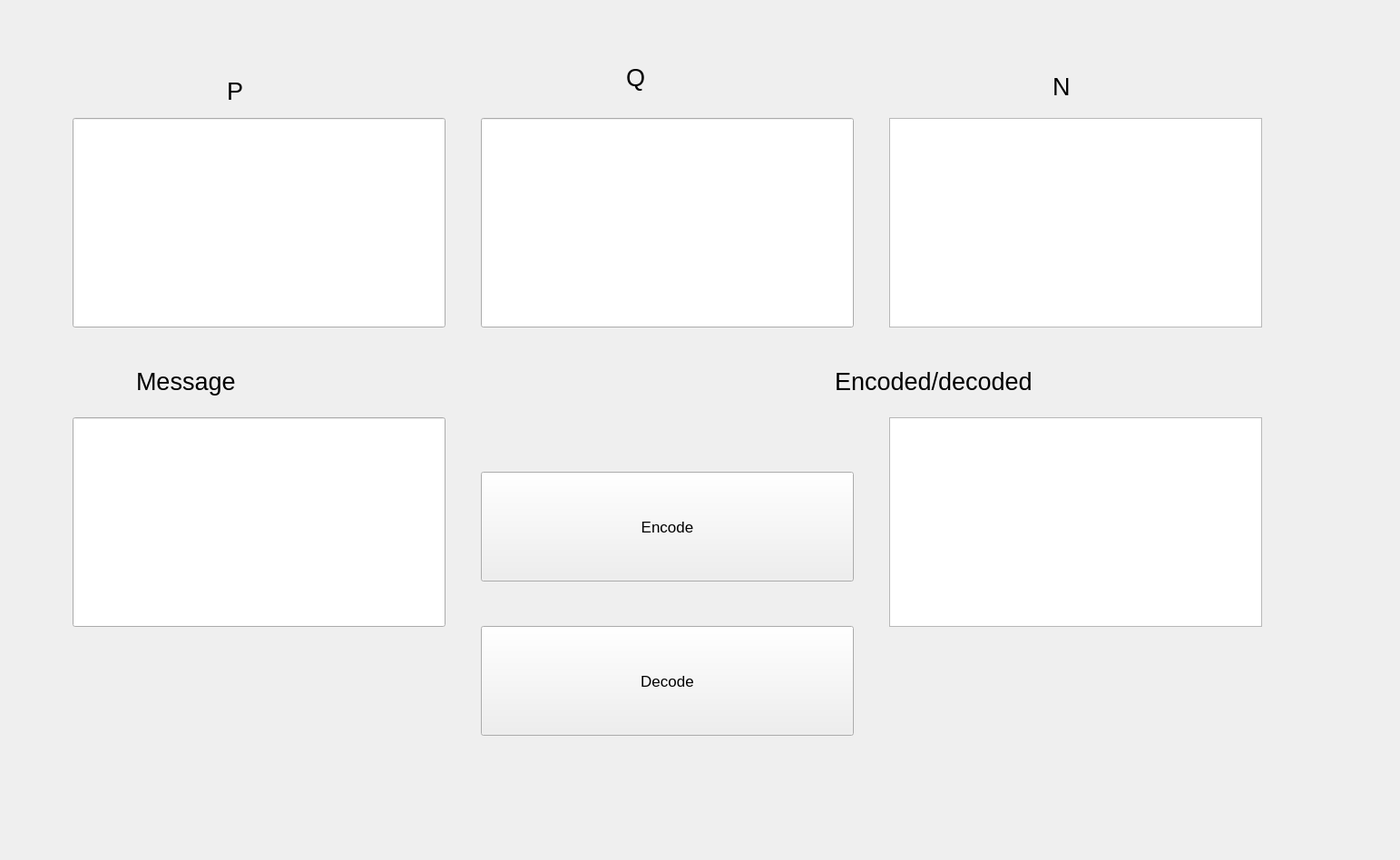
<?xml version="1.0" encoding="UTF-8"?>
<ui version="4.0">
 <class>MainWindow</class>
 <widget class="QMainWindow" name="MainWindow">
  <property name="geometry">
   <rect>
    <x>0</x>
    <y>0</y>
    <width>1543</width>
    <height>948</height>
   </rect>
  </property>
  <property name="windowTitle">
   <string>MainWindow</string>
  </property>
  <widget class="QWidget" name="centralwidget">
   <widget class="QLineEdit" name="lineEdit">
    <property name="geometry">
     <rect>
      <x>80</x>
      <y>130</y>
      <width>411</width>
      <height>231</height>
     </rect>
    </property>
    <property name="font">
     <font>
      <pointsize>30</pointsize>
     </font>
    </property>
    <property name="text">
     <string/>
    </property>
   </widget>
   <widget class="QLineEdit" name="lineEdit_2">
    <property name="geometry">
     <rect>
      <x>530</x>
      <y>130</y>
      <width>411</width>
      <height>231</height>
     </rect>
    </property>
    <property name="font">
     <font>
      <pointsize>30</pointsize>
     </font>
    </property>
   </widget>
   <widget class="QLineEdit" name="lineEdit_3">
    <property name="geometry">
     <rect>
      <x>80</x>
      <y>460</y>
      <width>411</width>
      <height>231</height>
     </rect>
    </property>
    <property name="font">
     <font>
      <pointsize>30</pointsize>
     </font>
    </property>
   </widget>
   <widget class="QTextBrowser" name="textBrowser">
    <property name="geometry">
     <rect>
      <x>980</x>
      <y>130</y>
      <width>411</width>
      <height>231</height>
     </rect>
    </property>
    <property name="font">
     <font>
      <pointsize>30</pointsize>
     </font>
    </property>
   </widget>
   <widget class="QTextBrowser" name="textBrowser_2">
    <property name="geometry">
     <rect>
      <x>980</x>
      <y>460</y>
      <width>411</width>
      <height>231</height>
     </rect>
    </property>
    <property name="font">
     <font>
      <pointsize>30</pointsize>
     </font>
    </property>
   </widget>
   <widget class="QLabel" name="label">
    <property name="geometry">
     <rect>
      <x>250</x>
      <y>70</y>
      <width>151</width>
      <height>61</height>
     </rect>
    </property>
    <property name="font">
     <font>
      <pointsize>20</pointsize>
     </font>
    </property>
    <property name="text">
     <string>P</string>
    </property>
   </widget>
   <widget class="QLabel" name="label_2">
    <property name="geometry">
     <rect>
      <x>690</x>
      <y>40</y>
      <width>161</width>
      <height>91</height>
     </rect>
    </property>
    <property name="font">
     <font>
      <pointsize>20</pointsize>
     </font>
    </property>
    <property name="text">
     <string>Q</string>
    </property>
   </widget>
   <widget class="QLabel" name="label_3">
    <property name="geometry">
     <rect>
      <x>1160</x>
      <y>60</y>
      <width>161</width>
      <height>71</height>
     </rect>
    </property>
    <property name="font">
     <font>
      <pointsize>20</pointsize>
     </font>
    </property>
    <property name="text">
     <string>N</string>
    </property>
   </widget>
   <widget class="QLabel" name="label_4">
    <property name="geometry">
     <rect>
      <x>150</x>
      <y>380</y>
      <width>291</width>
      <height>81</height>
     </rect>
    </property>
    <property name="font">
     <font>
      <pointsize>20</pointsize>
     </font>
    </property>
    <property name="text">
     <string>Message</string>
    </property>
   </widget>
   <widget class="QLabel" name="label_5">
    <property name="geometry">
     <rect>
      <x>920</x>
      <y>380</y>
      <width>531</width>
      <height>81</height>
     </rect>
    </property>
    <property name="font">
     <font>
      <pointsize>20</pointsize>
     </font>
    </property>
    <property name="text">
     <string>Encoded/decoded</string>
    </property>
   </widget>
   <widget class="QPushButton" name="pushButton">
    <property name="geometry">
     <rect>
      <x>530</x>
      <y>520</y>
      <width>411</width>
      <height>121</height>
     </rect>
    </property>
    <property name="font">
     <font>
      <pointsize>13</pointsize>
     </font>
    </property>
    <property name="text">
     <string>Encode</string>
    </property>
   </widget>
   <widget class="QPushButton" name="pushButton_2">
    <property name="geometry">
     <rect>
      <x>530</x>
      <y>690</y>
      <width>411</width>
      <height>121</height>
     </rect>
    </property>
    <property name="font">
     <font>
      <pointsize>13</pointsize>
     </font>
    </property>
    <property name="text">
     <string>Decode</string>
    </property>
   </widget>
  </widget>
 </widget>
 <resources/>
 <connections/>
</ui>
